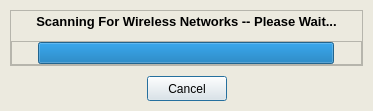
<ui version="4.0" >
 <class>wirelessScanDialog</class>
 <widget class="QDialog" name="wirelessScanDialog" >
  <property name="windowModality" >
   <enum>Qt::WindowModal</enum>
  </property>
  <property name="geometry" >
   <rect>
    <x>0</x>
    <y>0</y>
    <width>373</width>
    <height>111</height>
   </rect>
  </property>
  <property name="minimumSize" >
   <size>
    <width>373</width>
    <height>111</height>
   </size>
  </property>
  <property name="maximumSize" >
   <size>
    <width>373</width>
    <height>111</height>
   </size>
  </property>
  <property name="palette" >
   <palette>
    <active>
     <colorrole role="Base" >
      <brush brushstyle="SolidPattern" >
       <color alpha="255" >
        <red>255</red>
        <green>255</green>
        <blue>255</blue>
       </color>
      </brush>
     </colorrole>
     <colorrole role="Window" >
      <brush brushstyle="SolidPattern" >
       <color alpha="255" >
        <red>236</red>
        <green>234</green>
        <blue>223</blue>
       </color>
      </brush>
     </colorrole>
    </active>
    <inactive>
     <colorrole role="Base" >
      <brush brushstyle="SolidPattern" >
       <color alpha="255" >
        <red>255</red>
        <green>255</green>
        <blue>255</blue>
       </color>
      </brush>
     </colorrole>
     <colorrole role="Window" >
      <brush brushstyle="SolidPattern" >
       <color alpha="255" >
        <red>236</red>
        <green>234</green>
        <blue>223</blue>
       </color>
      </brush>
     </colorrole>
    </inactive>
    <disabled>
     <colorrole role="Base" >
      <brush brushstyle="SolidPattern" >
       <color alpha="255" >
        <red>236</red>
        <green>234</green>
        <blue>223</blue>
       </color>
      </brush>
     </colorrole>
     <colorrole role="Window" >
      <brush brushstyle="SolidPattern" >
       <color alpha="255" >
        <red>236</red>
        <green>234</green>
        <blue>223</blue>
       </color>
      </brush>
     </colorrole>
    </disabled>
   </palette>
  </property>
  <property name="windowTitle" >
   <string>Scanning for Wireless Networks</string>
  </property>
  <property name="windowIcon" >
   <iconset>icons/prod_color.png</iconset>
  </property>
  <property name="autoFillBackground" >
   <bool>true</bool>
  </property>
  <layout class="QVBoxLayout" >
   <property name="spacing" >
    <number>10</number>
   </property>
   <property name="leftMargin" >
    <number>10</number>
   </property>
   <property name="topMargin" >
    <number>10</number>
   </property>
   <property name="rightMargin" >
    <number>10</number>
   </property>
   <property name="bottomMargin" >
    <number>10</number>
   </property>
   <item>
    <widget class="QFrame" name="frame" >
     <property name="frameShape" >
      <enum>QFrame::StyledPanel</enum>
     </property>
     <property name="frameShadow" >
      <enum>QFrame::Raised</enum>
     </property>
     <layout class="QVBoxLayout" >
      <property name="spacing" >
       <number>10</number>
      </property>
      <property name="leftMargin" >
       <number>0</number>
      </property>
      <property name="topMargin" >
       <number>0</number>
      </property>
      <property name="rightMargin" >
       <number>0</number>
      </property>
      <property name="bottomMargin" >
       <number>0</number>
      </property>
      <item>
       <widget class="QLabel" name="labelScanMsg" >
        <property name="sizePolicy" >
         <sizepolicy vsizetype="Fixed" hsizetype="Preferred" >
          <horstretch>0</horstretch>
          <verstretch>0</verstretch>
         </sizepolicy>
        </property>
        <property name="minimumSize" >
         <size>
          <width>0</width>
          <height>20</height>
         </size>
        </property>
        <property name="maximumSize" >
         <size>
          <width>16777215</width>
          <height>20</height>
         </size>
        </property>
        <property name="font" >
         <font>
          <family>Arial</family>
          <pointsize>10</pointsize>
          <weight>75</weight>
          <bold>true</bold>
         </font>
        </property>
        <property name="text" >
         <string>Scanning For Wireless Networks -- Please Wait...</string>
        </property>
        <property name="alignment" >
         <set>Qt::AlignCenter</set>
        </property>
       </widget>
      </item>
      <item>
       <widget class="QFrame" name="frame_2" >
        <property name="sizePolicy" >
         <sizepolicy vsizetype="Fixed" hsizetype="Preferred" >
          <horstretch>0</horstretch>
          <verstretch>0</verstretch>
         </sizepolicy>
        </property>
        <property name="maximumSize" >
         <size>
          <width>16777215</width>
          <height>24</height>
         </size>
        </property>
        <property name="frameShape" >
         <enum>QFrame::StyledPanel</enum>
        </property>
        <property name="frameShadow" >
         <enum>QFrame::Raised</enum>
        </property>
        <layout class="QHBoxLayout" >
         <property name="spacing" >
          <number>0</number>
         </property>
         <property name="leftMargin" >
          <number>0</number>
         </property>
         <property name="topMargin" >
          <number>0</number>
         </property>
         <property name="rightMargin" >
          <number>0</number>
         </property>
         <property name="bottomMargin" >
          <number>0</number>
         </property>
         <item>
          <spacer>
           <property name="orientation" >
            <enum>Qt::Horizontal</enum>
           </property>
           <property name="sizeHint" >
            <size>
             <width>40</width>
             <height>20</height>
            </size>
           </property>
          </spacer>
         </item>
         <item>
          <widget class="QProgressBar" name="progressBar" >
           <property name="sizePolicy" >
            <sizepolicy vsizetype="Fixed" hsizetype="Fixed" >
             <horstretch>0</horstretch>
             <verstretch>0</verstretch>
            </sizepolicy>
           </property>
           <property name="minimumSize" >
            <size>
             <width>296</width>
             <height>22</height>
            </size>
           </property>
           <property name="font" >
            <font>
             <family>Arial</family>
             <pointsize>9</pointsize>
            </font>
           </property>
           <property name="value" >
            <number>100</number>
           </property>
           <property name="textVisible" >
            <bool>false</bool>
           </property>
           <property name="invertedAppearance" >
            <bool>false</bool>
           </property>
          </widget>
         </item>
         <item>
          <spacer>
           <property name="orientation" >
            <enum>Qt::Horizontal</enum>
           </property>
           <property name="sizeHint" >
            <size>
             <width>40</width>
             <height>20</height>
            </size>
           </property>
          </spacer>
         </item>
        </layout>
       </widget>
      </item>
     </layout>
    </widget>
   </item>
   <item>
    <widget class="QFrame" name="buttonFrame" >
     <property name="sizePolicy" >
      <sizepolicy vsizetype="Fixed" hsizetype="Preferred" >
       <horstretch>0</horstretch>
       <verstretch>0</verstretch>
      </sizepolicy>
     </property>
     <property name="frameShape" >
      <enum>QFrame::NoFrame</enum>
     </property>
     <property name="frameShadow" >
      <enum>QFrame::Raised</enum>
     </property>
     <layout class="QHBoxLayout" >
      <property name="spacing" >
       <number>0</number>
      </property>
      <property name="leftMargin" >
       <number>0</number>
      </property>
      <property name="topMargin" >
       <number>0</number>
      </property>
      <property name="rightMargin" >
       <number>0</number>
      </property>
      <property name="bottomMargin" >
       <number>0</number>
      </property>
      <item>
       <spacer>
        <property name="orientation" >
         <enum>Qt::Horizontal</enum>
        </property>
        <property name="sizeHint" >
         <size>
          <width>40</width>
          <height>20</height>
         </size>
        </property>
       </spacer>
      </item>
      <item>
       <widget class="QPushButton" name="buttonCancel" >
        <property name="minimumSize" >
         <size>
          <width>80</width>
          <height>25</height>
         </size>
        </property>
        <property name="maximumSize" >
         <size>
          <width>80</width>
          <height>25</height>
         </size>
        </property>
        <property name="font" >
         <font>
          <family>Arial</family>
          <pointsize>9</pointsize>
         </font>
        </property>
        <property name="text" >
         <string>Cancel</string>
        </property>
       </widget>
      </item>
      <item>
       <spacer>
        <property name="orientation" >
         <enum>Qt::Horizontal</enum>
        </property>
        <property name="sizeHint" >
         <size>
          <width>40</width>
          <height>20</height>
         </size>
        </property>
       </spacer>
      </item>
     </layout>
    </widget>
   </item>
  </layout>
 </widget>
 <resources/>
 <connections/>
</ui>
